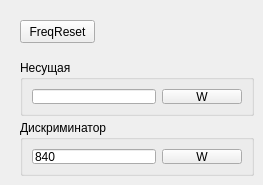
        <widget class="QWidget" name="tab_3">
         <attribute name="title">
          <string>Управление</string>
         </attribute>
         <widget class="QPushButton" name="btnFreqReset">
          <property name="geometry">
           <rect>
            <x>20</x>
            <y>20</y>
            <width>75</width>
            <height>23</height>
           </rect>
          </property>
          <property name="text">
           <string>FreqReset</string>
          </property>
         </widget>
         <widget class="QGroupBox" name="groupBox_2">
          <property name="geometry">
           <rect>
            <x>20</x>
            <y>60</y>
            <width>234</width>
            <height>56</height>
           </rect>
          </property>
          <property name="title">
           <string>Несущая</string>
          </property>
          <layout class="QHBoxLayout" name="horizontalLayout_4">
           <item>
            <widget class="QLineEdit" name="leFrequency"/>
           </item>
           <item>
            <widget class="QPushButton" name="btnFreqWrite">
             <property name="text">
              <string>W</string>
             </property>
            </widget>
           </item>
          </layout>
         </widget>
         <widget class="QGroupBox" name="groupBox_3">
          <property name="geometry">
           <rect>
            <x>20</x>
            <y>120</y>
            <width>234</width>
            <height>56</height>
           </rect>
          </property>
          <property name="title">
           <string>Дискриминатор</string>
          </property>
          <layout class="QHBoxLayout" name="horizontalLayout_5">
           <item>
            <widget class="QLineEdit" name="leDiscriminator">
             <property name="text">
              <string>840</string>
             </property>
             <property name="maxLength">
              <number>3</number>
             </property>
            </widget>
           </item>
           <item>
            <widget class="QPushButton" name="btnDscrWrite">
             <property name="text">
              <string>W</string>
             </property>
            </widget>
           </item>
          </layout>
         </widget>
        </widget>
